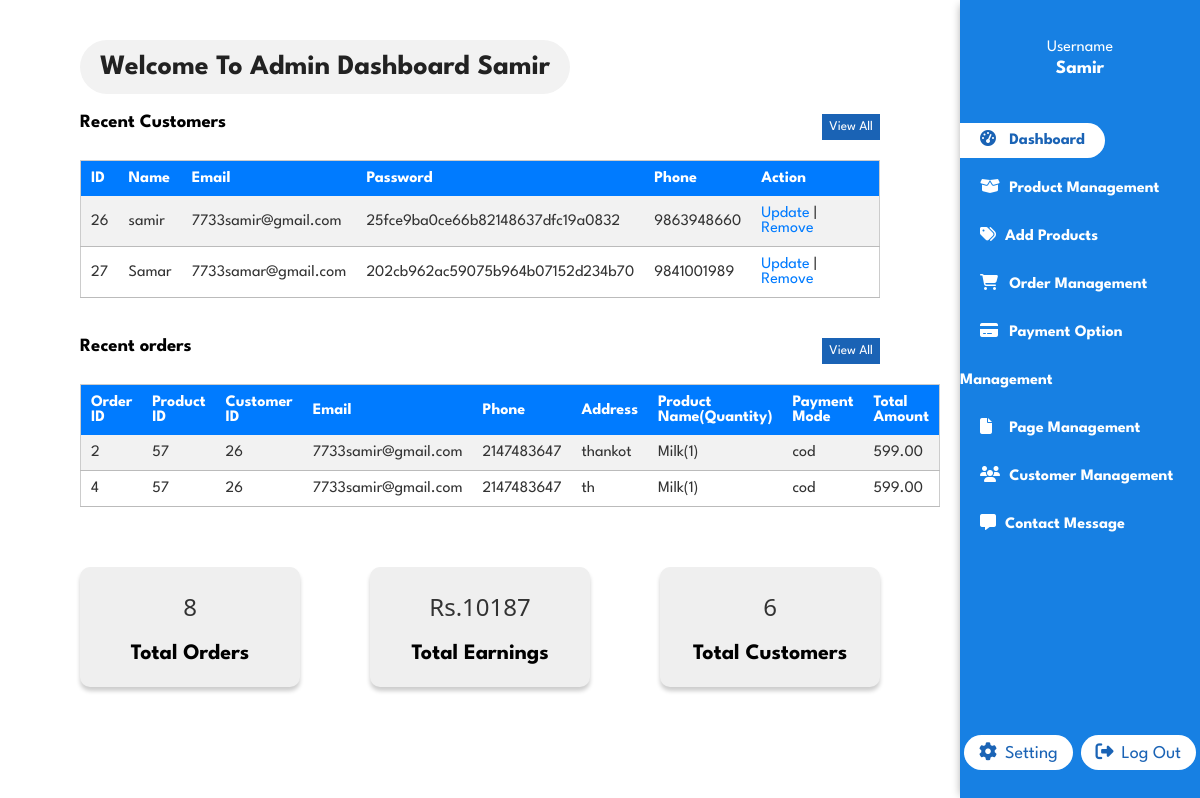
Screenshot of /admin/admin.php (signed in) with the database file from the repository.
### tables this page shows
CREATE TABLE `users_table` (
  `id` int(11) NOT NULL,
  `name` varchar(50) NOT NULL,
  `email` varchar(100) NOT NULL,
  `password` varchar(50) NOT NULL,
  `phone` bigint(20) NOT NULL
);

CREATE TABLE `form` (
  `id` int(11) NOT NULL,
  `name` varchar(60) NOT NULL,
  `email` varchar(50) NOT NULL,
  `password` varchar(50) NOT NULL,
  `phone` bigint(11) NOT NULL
);

CREATE TABLE `orders` (
  `order_id` int(11) NOT NULL,
  `product_id` int(11) DEFAULT NULL,
  `customer_id` int(11) NOT NULL,
  `username` varchar(50) NOT NULL,
  `email` varchar(50) NOT NULL,
  `phone` bigint(15) NOT NULL,
  `address` varchar(100) NOT NULL,
  `payment_mode` varchar(50) NOT NULL,
  `products` varchar(500) NOT NULL,
  `paid_amount` float(10,2) NOT NULL
);

### admin/admin.php (the view, shortened to what this page needs)
<?php
include '../dbconnect.php';
if(isset($_SESSION['user_id'])) {
    $user_id = $_SESSION['user_id'];
    $admin_query = mysqli_query($conn, "SELECT * FROM users_table WHERE id = '$user_id'");
    $adminData = mysqli_fetch_assoc($admin_query);
    $select = mysqli_query($conn, "SELECT * FROM `form` LIMIT 2") or die('query failed');
    $customer = mysqli_query($conn, "SELECT * FROM `form`") or die('query failed');
} else {
    echo "User ID is not set";
    header('location: admin_login.php');
}
?>
<!DOCTYPE html>
<html lang="en">
<head>
    <link rel="stylesheet" href="../css/styles.css">
    <link rel="stylesheet" href="../css/admin.css">
    <link rel="stylesheet" href="../css/customer.css">
</head>
<body>
    <section id="dashboard">
        <div class="left-dash-sec section-p1">
            <h2>Welcome To Admin Dashboard <?php echo $adminData['name']?></h2>
            <div class="recent-order section-m1">
                <div class="order-head">
                    <h3>Recent Customers</h3>
                    <button onclick="window.location.href='manageCustomer.php'">View All</button>
                </div>
                <div class="container">
                    <table class="user-table">
                        <tr>
                            <th>ID</th>
                            <th>Name</th>
                            <th>Email</th>
                            <th>Password</th>
                            <th>Phone</th>
                            <th>Action</th>
                        </tr>
                        <?php
                        while ($row = mysqli_fetch_assoc($select)) {
                            echo '<tr>';
                            echo '<td>' . $row['id'] . '</td>';
                            echo '<td>' . $row['name'] . '</td>';
                            echo '<td>' . $row['email'] . '</td>';
                            echo '<td>' . $row['password'] . '</td>';
                            echo '<td>' . $row['phone'] . '</td>';
                            echo '<td><a href="../updateCustomer.php?id=' . $row['id'] . '">Update</a> | <a href="deleteCustomer.php?id=' . $row['id'] . '">Remove</a></td>';
                            echo '</tr>';
                        }
                    ?>
                    </table>
                </div>
            </div>
            <div class="recent-order">
                <div class="order-head">
                    <h3>Recent orders</h3>
                    <button onclick="window.location.href='orders.php'">View All</button>
                </div>
                <div class="container">
                    <table class="user-table">
                        <tr>
                            <th>Order ID</th>
                            <th>Product ID</th>
                            <th>Customer ID</th>
                            <th>Email</th>
                            <th>Phone</th>
                            <th>Address</th>
                            <th>Product Name(Quantity)</th>
                            <th>Payment Mode</th>
                            <th>Total Amount</th>
                        </tr>
                        <?php
                        $sql = "SELECT * FROM orders LIMIT 2";
                        $result = mysqli_query($conn, $sql);
                        $orders = mysqli_query($conn, "SELECT * FROM orders") or die('query failed');
                        if (mysqli_num_rows($result) > 0 ) {
                            while ($row = mysqli_fetch_assoc($result)) {
                                $orderID = $row['order_id'];
                                $productID = $row['product_id'];
                                $customerID = $row['customer_id'];
                                $email = $row['email'];
                                $phone = $row['phone'];
                                $address = $row['address'];
                                $products = $row['products'];
                                $payment_mode = $row['payment_mode'];
                                $totalAmount = $row['paid_amount'];
                                echo '<tr>';
                                echo '<td>' . $orderID . '</td>';
                                echo '<td>' . $productID . '</td>';
                                echo '<td>' . $customerID . '</td>';
                                echo '<td>' . $email . '</td>';
                                echo '<td>' . $phone . '</td>';
                                echo '<td>' . $address . '</td>';
                                echo '<td>' . $products . '</td>';
                                echo '<td>' . $payment_mode . '</td>';
                                echo '<td>' . $totalAmount . '</td>';
                                echo '</tr>';
                            }
                        } else {
                            echo '<tr><td colspan="4">No orders found.</td></tr>';
                        }
                        ?>
                    </table>
                </div>
            </div>
            <div class="total-details-con">
                <div class="total-details">
                    <?php $totalOrders= mysqli_num_rows($orders);?>
                    <p><?php echo $totalOrders;?></p>
                    <h3>Total Orders</h3>
                </div>
                <div class="total-details">
                <?php
                    $totalEarnings = 0;
                    $totalEarn = mysqli_query($conn, "SELECT paid_amount FROM orders") or die('query failed');
                    while ($row = mysqli_fetch_assoc($totalEarn)) {
                        $totalEarnings += $row['paid_amount'];
                    }
                ?>
                    <p>Rs.<?php echo $totalEarnings;?></p>
                    <h3>Total Earnings</h3>
                </div>
                <div class="total-details">
                    <?php $totalCustomers= mysqli_num_rows($customer);?>
                    <p><?php echo $totalCustomers;?></p>
                    <h3>Total Customers</h3>
                </div>
            </div>
        </div>
        <div class="right-dash-sec">
            <div class="sidebar">
                <div class='name'>
                    <span>Username</span>
                    <h3><?php echo $_SESSION['admin_name']; ?></h3>
                </div>
                <nav>
                    <ul>
                        <li><a class="active" href="admin.php"><i class="fas fa-tachometer-alt"></i> Dashboard</a></li>
                        <li><a href="manageProducts.php"><i class="fas fa-box-open"></i> Product Management</a></li>
                        <li><a href="addProduct.php"><i class="fas fa-tags"></i>Add Products</a></li>
                        <li><a href="orders.php"><i class="fas fa-shopping-cart"></i> Order Management</a></li>
                        <li><a href="#"><i class="fas fa-credit-card"></i> Payment Option Management</a></li>
                        <li><a href="#"><i class="fas fa-file"></i> Page Management</a></li>
                        <li><a href="manageCustomer.php"><i class="fas fa-users"></i> Customer Management</a></li>
                        <li><a href="../contact/contactdata.php"><i class="fas fa-message"></i>Contact Message</a></li>
                    </ul>
                </nav>
                <div class="setting">
                    <a><i class="fa-solid fa-gear"></i>Setting</a>
                    <a href="adminLogout.php"><i class="fa-solid fa-right-from-bracket"></i>Log Out</a>
                </div>
            </div>
        </div>
    </section>
</body>
</html>

### css/styles.css (style rules this page uses)
* { margin: 0; padding: 0; box-sizing: border-box; font-family: 'League Spartan', sans-serif; }
h2 { font-size: 46px; line-height: 54px; color: #222; }
p { font-size: 16px; color: #5f5f5f; margin: 15px 0 20px 0; font-family: 'Segoe UI', Tahoma, Geneva, Verdana, sans-serif; }
.section-p1 { padding: 40px 80px; }
.section-m1 { margin: 40px 0; }
body { width: 100%; }
.front h4, h2, p { padding-bottom: 15px; }
#cart th, td { padding: 10px; border-bottom: 1px solid #bbbbbb; color: #333; }
#dashboard { display: flex; justify-content: space-between; width: 100%; }
.left-dash-sec { width: 80%; }
.right-dash-sec { width: 20%; box-shadow: -5px 0px 8px -5px rgba(0,0,0,0.3) ; position: fixed; top: 0; right: 0; }
.left-dash-sec h2 { font-size: 28px; background: #f2f2f2; display: inline-block; padding: 0 20px; border-radius: 50px; }
.sidebar { background-color: #1780e3; height: 100vh; color: #fff; padding-top: 40px; position: relative; display: flex; flex-direction: column; box-shadow: 4px 0px 4px rgba(0, 0, 0, 0.1); }
.sidebar nav { display: flex; flex-direction: column; }
.sidebar nav ul { margin-top: 40px; list-style: none; }
.sidebar nav li a { text-decoration: none; color: #fff; font-size: 16px; padding: 0 20px; line-height: 3; font-weight: 700; transition: 0.3s; }
.sidebar nav a.active, .sidebar nav a:hover { background-color: white; border-radius: 50px; color: #1a63b5; padding: 10px 20px; white-space: nowrap; border-top-left-radius: 0; border-bottom-left-radius: 0; }
.sidebar nav li a i { margin-right: 15px; max-width: 10px; }
.name { text-align: center; }
.name h3 { margin-top: 5px; text-transform: capitalize; }
.setting { display: flex; justify-content: space-around; margin-top: auto; align-items: center; margin-bottom: 30px; }
.setting a { color: #1a63b5; font-size: 18px; background-color: #ffffff; border-radius: 50px; border: none; outline: none; cursor: pointer; padding: 8px 15px; text-decoration: none; }
.setting a i { margin-right: 8px; }
.recent-order { margin-top: 20px; }
.recent-order .order-head { display: flex; justify-content: space-between; margin: 20px 0; }
.order-head button { padding: 7px; background-color: #1a63b5; color: #fff; border: none; }

### css/admin.css (style rules this page uses)
.mng-pro th, td { padding: 10px; border-bottom: 1px solid #bbbbbb; }
.user-table { width: 100%; border-collapse: collapse; background-color: #fff; border: 1px solid #ccc; }
.user-table th, .user-table td { padding: 10px; text-align: left; }
.user-table th { background-color: #007bff; color: #fff; }
.user-table tr:nth-child(even) { background-color: #f2f2f2; }
.user-table a { color: #007bff; text-decoration: none; }
.total-details-con { display: flex; justify-content: space-between; }
.total-details { display: flex; flex-direction: column; justify-content: space-around; background-color: #efefef; padding: 20px; border-radius: 10px; box-shadow: 0 4px 4px rgba(0, 0, 0, 0.2); text-align: center; width: 220px; height: 120px; margin-top: 60px; }
.total-details p { font-size: 24px; margin: 0; color: #333; }
.total-details h3 { font-size: 22px; margin: 0; }

### css/customer.css (style rules this page uses)
* { margin:0; padding:0; box-sizing: border-box; font-family: 'League Spartan', sans-serif; }

### rows the page displays
users_table: name "Samir"
form: id "26", name "samir", email "7733samir@gmail.com", password "25fce9ba0ce66b82148637dfc19a0832", phone "9863948660"
form: id "27", name "Samar", email "7733samar@gmail.com", password "202cb962ac59075b964b07152d234b70", phone "9841001989"
orders: order_id "2", product "57", customer "26", email "7733samir@gmail.com", phone "2147483647", address "thankot", products "Milk(1)", payment_mode "cod", paid_amount "599.00"
orders: order_id "4", product "57", customer "26", email "7733samir@gmail.com", phone "2147483647", address "th", products "Milk(1)", payment_mode "cod", paid_amount "599.00"

### other values shown
$totalOrders "8"
$totalEarnings "10187"
$totalCustomers "6"
$_SESSION['admin_name'] "Samir"
